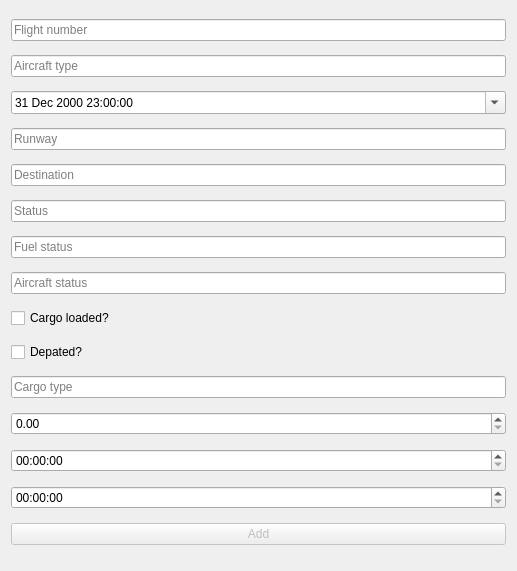
<?xml version="1.0" encoding="UTF-8"?>
<ui version="4.0">
 <class>DepartedCargoFlightsAddDialog</class>
 <widget class="QDialog" name="DepartedCargoFlightsAddDialog">
  <property name="geometry">
   <rect>
    <x>0</x>
    <y>0</y>
    <width>517</width>
    <height>571</height>
   </rect>
  </property>
  <property name="minimumSize">
   <size>
    <width>0</width>
    <height>0</height>
   </size>
  </property>
  <property name="maximumSize">
   <size>
    <width>16777215</width>
    <height>16777215</height>
   </size>
  </property>
  <property name="windowTitle">
   <string>Add flight</string>
  </property>
  <layout class="QGridLayout" name="gridLayout_2">
   <item row="13" column="0">
    <widget class="QDoubleSpinBox" name="maxWeight">
     <property name="maximum">
      <double>99999999.000000000000000</double>
     </property>
    </widget>
   </item>
   <item row="3" column="0">
    <widget class="QDateTimeEdit" name="time">
     <property name="dateTime">
      <datetime>
       <hour>23</hour>
       <minute>0</minute>
       <second>0</second>
       <year>2000</year>
       <month>12</month>
       <day>31</day>
      </datetime>
     </property>
     <property name="calendarPopup">
      <bool>true</bool>
     </property>
    </widget>
   </item>
   <item row="14" column="0">
    <widget class="QTimeEdit" name="cargoStartTime"/>
   </item>
   <item row="16" column="0">
    <widget class="QPushButton" name="AddButton">
     <property name="enabled">
      <bool>false</bool>
     </property>
     <property name="text">
      <string>Add</string>
     </property>
    </widget>
   </item>
   <item row="1" column="0">
    <widget class="QLineEdit" name="aircrafttype">
     <property name="placeholderText">
      <string>Aircraft type</string>
     </property>
    </widget>
   </item>
   <item row="11" column="0">
    <widget class="QCheckBox" name="isDepart">
     <property name="text">
      <string>Depated?</string>
     </property>
    </widget>
   </item>
   <item row="0" column="0">
    <widget class="QLineEdit" name="flightnumber">
     <property name="placeholderText">
      <string>Flight number</string>
     </property>
    </widget>
   </item>
   <item row="10" column="0">
    <widget class="QCheckBox" name="cargoLoadded">
     <property name="text">
      <string>Cargo loaded?</string>
     </property>
    </widget>
   </item>
   <item row="15" column="0">
    <widget class="QTimeEdit" name="cargoEndTime"/>
   </item>
   <item row="9" column="0">
    <widget class="QLineEdit" name="aircraftStatus">
     <property name="placeholderText">
      <string>Aircraft status</string>
     </property>
    </widget>
   </item>
   <item row="7" column="0">
    <widget class="QLineEdit" name="status">
     <property name="text">
      <string/>
     </property>
     <property name="placeholderText">
      <string>Status</string>
     </property>
    </widget>
   </item>
   <item row="8" column="0">
    <widget class="QLineEdit" name="fuelStatus">
     <property name="placeholderText">
      <string>Fuel status</string>
     </property>
    </widget>
   </item>
   <item row="12" column="0">
    <widget class="QLineEdit" name="type">
     <property name="placeholderText">
      <string>Cargo type</string>
     </property>
    </widget>
   </item>
   <item row="4" column="0">
    <widget class="QLineEdit" name="runway">
     <property name="text">
      <string/>
     </property>
     <property name="placeholderText">
      <string>Runway</string>
     </property>
    </widget>
   </item>
   <item row="6" column="0">
    <widget class="QLineEdit" name="destination">
     <property name="placeholderText">
      <string>Destination</string>
     </property>
    </widget>
   </item>
  </layout>
 </widget>
 <resources/>
 <connections/>
</ui>
